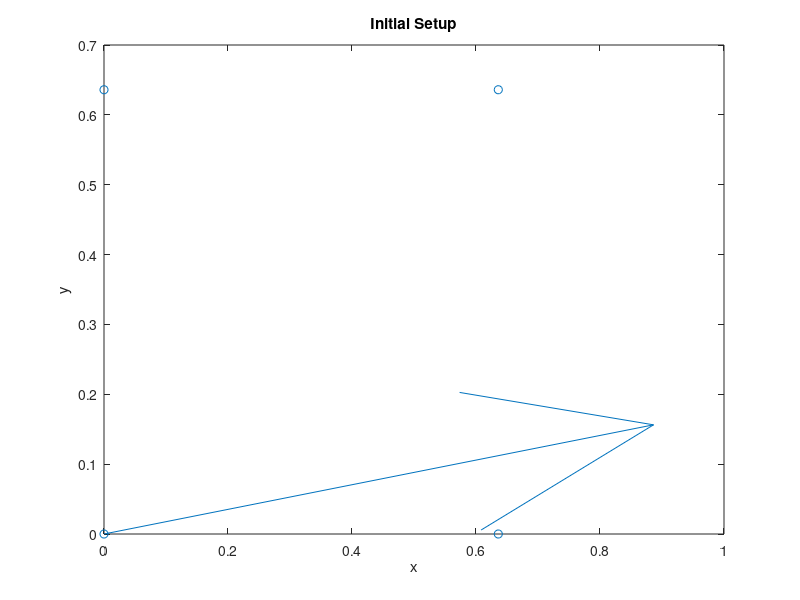
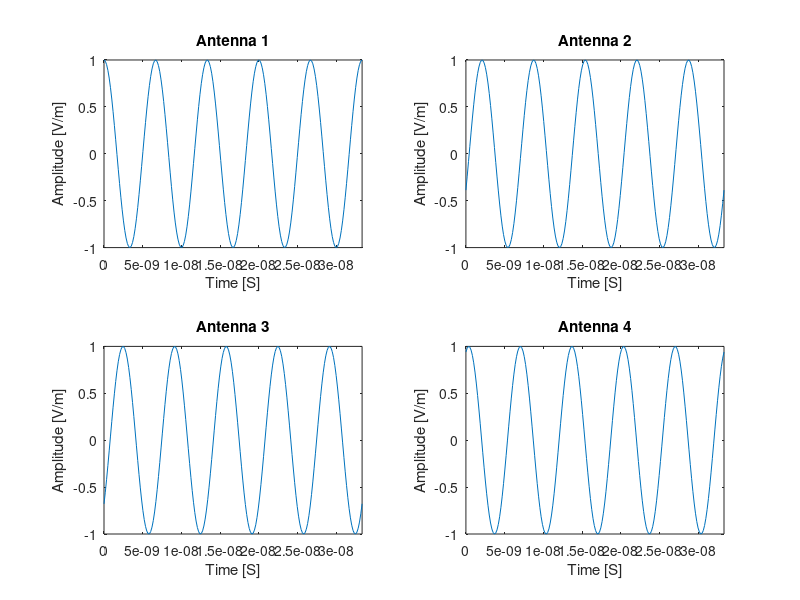

MATLAB code to generate these figures, in order:
%% Simple Model of Antenna Array
% The purpose of this script is to create a model of the signals that we 
% might receive from the radio location collars. We assume that, since the
% antennas are far enough away from the source, we see the incoming waves
% as plane waves. We also will only work in two dimensions, which is as if
% the waves and the antennas are on the same plane.
%
% Hopefully from this we can build a fake set of signals that allow us to
% understand how to interpret phase changes to find the direction of the
% wave propagation.

%Author: Alex Gabourie

%% Initialize Workspace
% clear;
% close all;
% clc;

runVideo = 0;

%% Input Parameters
%Frequency
f = 150e6; %[hz]

%E-field magnitude
E_o = 1; %[V/m] Not used as of now

%Vacuum permittivity 
epsilon_o = 8.8541878176e-12; %[F/m]
epsilon_rel = 1;

%permeability
mu_o = (4*pi)*10^(-7); %[H/m]
mu_rel = 1;
%recall that [F/m]*[H/m] = s^2/m^2 = 1/c

%Propagation direction (theta = 0 => dirction is from antenna 1 to 2 and 
%   increasing theta moves counter-clockwise)
theta = 2*pi*10/360; %[radians]

%% Calculations

%angular frequency based off frequency
omega = 2*pi*f;

%permitivity & permeability (same units)
eps = epsilon_o*epsilon_rel;
mu = mu_o*mu_rel;

%propagation constant
beta = omega*sqrt(mu*eps); %[m^-1]

%wavelength for intuition purposes
lambda = (2*pi)/beta;

%The four antennas will be placed in a square grid like:
%  4    3
%
%  1    2
%
% The separation constant (like lattice constant) is 
a = .9*lambda/(2*sqrt(2)); %[m]
%This constant is calculated to place the antennas an appropriate distance
%away such that we can determine which antenna was hit first

%From this the positions of the antennas can be determined
r1 = [0, 0];
r2 = [a, 0];
r3 = [a, a];
r4 = [0, a];

%For plotting
r_all = [r1;r2;r3;r4];

%Propagation direction vector
k = [1,0];
rot = [cos(theta),-sin(theta);sin(theta),cos(theta)];
k = (rot*k')';

%prop constant dotted with r as in time-harmonic exponential. We are only
% looking at a few positions, so these can be pre-calculated
bkr = beta*[dot(k,r1);
            dot(k,r2);
            dot(k,r3);
            dot(k,r4)];

%want 5 periods of information collected
T = 1/f;
numPeriods = 5;
numTpoints = 200;
t = linspace(0,numPeriods*T,numTpoints); %time vector based on frequency

%Electric field matrix initialized to num time steps & antennas
E = zeros(length(bkr),length(t));

for m=1:length(t)
    for n=1:length(bkr)
        E(n,m) = exp(1i*(omega*t(m)-bkr(n)));
    end
end


numPlots = length(bkr);
gridSize = numPlots;
if sqrt(numPlots)==floor(sqrt(numPlots))
    gridSize = sqrt(numPlots);
else
    gridSize = floor(sqrt(numPlots))+1;
end
    
    
figure;
quiver(0,0,k(1),k(2));
hold on;
scatter(r_all(:,1), r_all(:,2));
title('Initial Setup');
xlabel('x');
ylabel('y');

figure;
for m=1:length(bkr)
    subplot(gridSize,gridSize,m);
    plot(t,real(E(m,:)));
    title(['Antenna ' num2str(m)]);
    xlabel('Time [S]');
    ylabel('Amplitude [V/m]');
    axis([0 t(end) -E_o E_o]);
end

% Save real part of E-field to use in another script. This way we can
% interpret the information independent of the set of data in this script.
save('Sample_Antenna_Input.mat', 'E', 'a', 'omega', 'r_all', 'k', 't', ...
        'beta', 'lambda');

%% Plotting the Entire Plane Wave (t = 0)
% This section will create a two dimensional grid and then use the
% information selected above to create a three dimensional plot of the EM
% wave

if(runVideo == 1)

    %x and y coordinates
    x = linspace(0,2*a,100);
    y = linspace(0,2*a,100);

    %new efield mesh to be calculated
    E2D = zeros(length(y), length(x));

    F(length(t)) = struct('cdata',[],'colormap',[]);
    h = figure;

    for p=1:length(t)
        for m=1:length(x)
            for n=1:length(y)
               xy = [x(m),y(n)];
               E2D(n,m) =  exp(1i*omega*t(p)-1i*beta*dot(k,xy));
            end 
        end

        surf(x,y,real(E2D))
        drawnow
        set(h,'Renderer','zbuffer') %workaround for bug. 
        F(p) = getframe(h);
    end

    writerObj = VideoWriter('PlaneWave.mp4', 'MPEG-4');
    open(writerObj);
    writeVideo(writerObj, F);
    close(writerObj);
end
